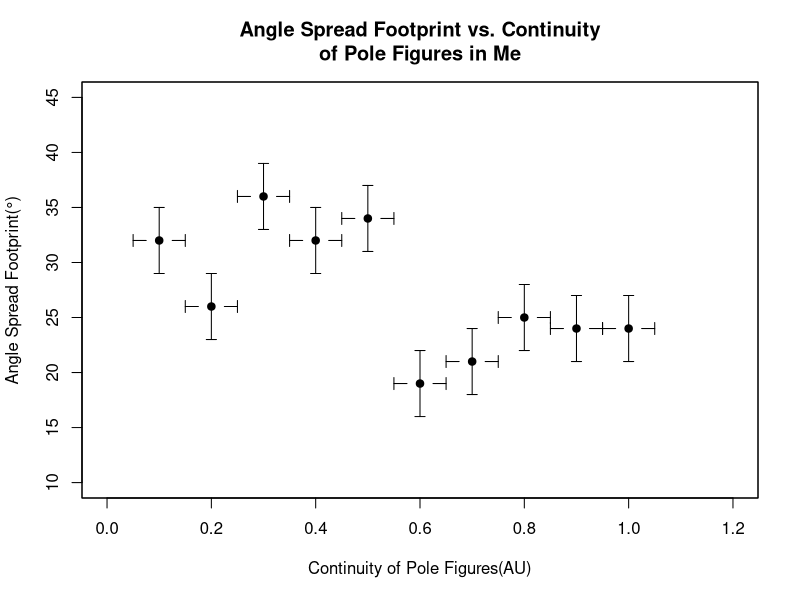
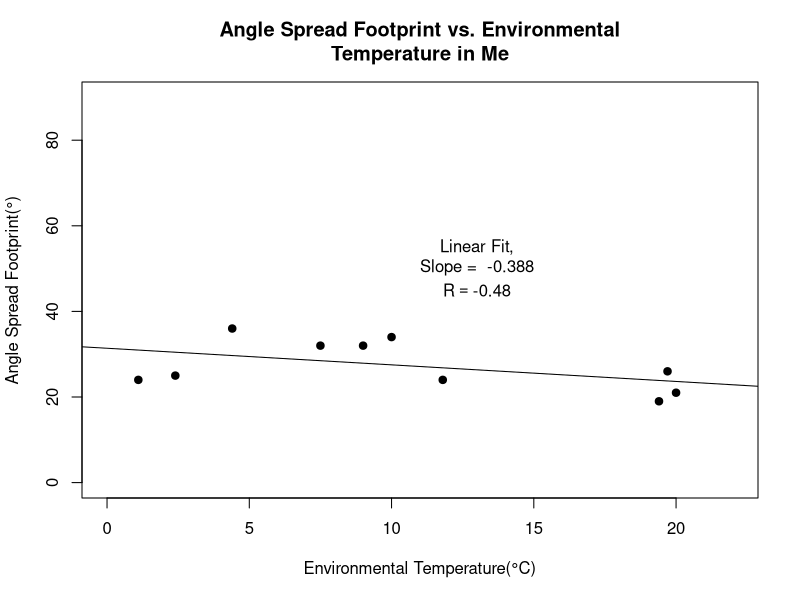
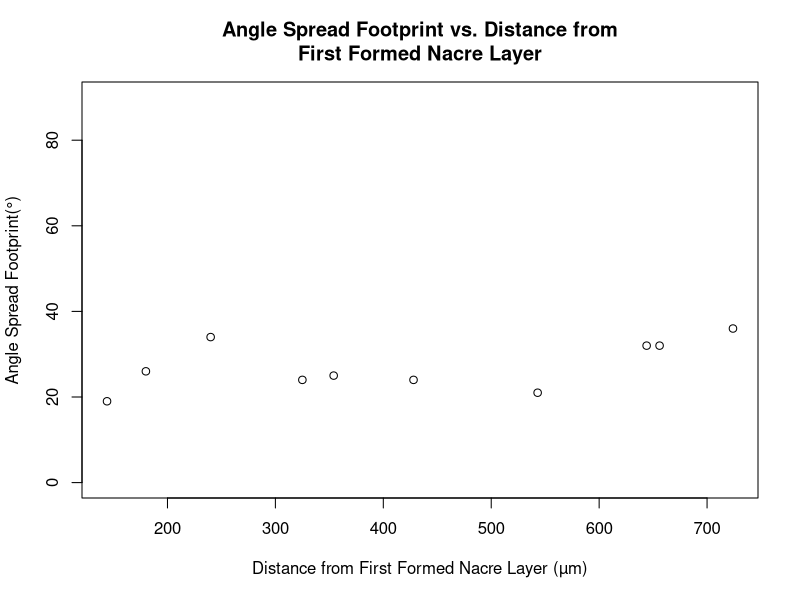
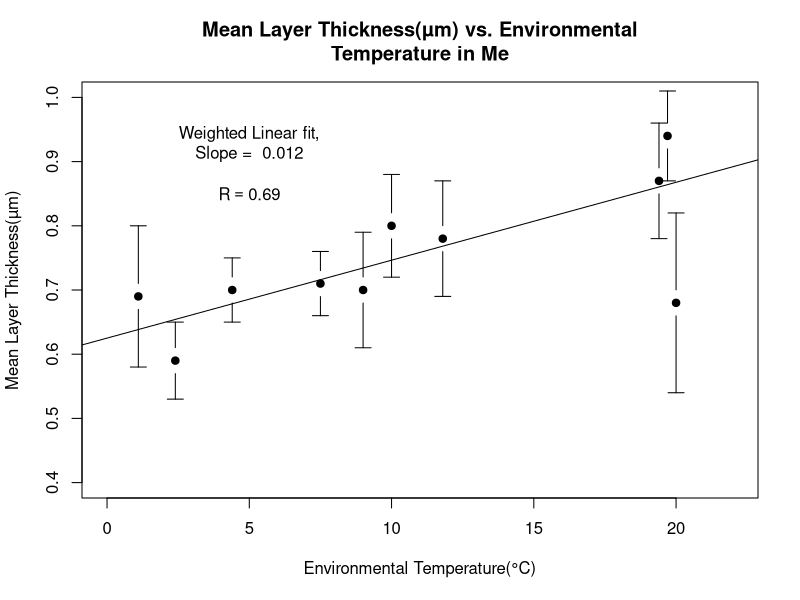

Generate these figures, in order, with R:
#Code to import, organize, and explore the SEM-EBSD data obtained for Mytilus edulis (Me5-1)
#2014-02-07
#C.B. Salling

#Set and check current working directory, list current files
setwd("//Users//cbscientist//Desktop//shell_paleothermometer//Mc5-1 Angle//7-Analysis//R")
library(gplots)
library(Hmisc)

#Import angle spread data
angle_spread <- as.data.frame(read.table("angleSpread.csv",header=TRUE,sep=","))

#Import layer thickness data
lay_th_mic <- as.data.frame(read.table("Me5-1_layerThickness.csv",header=TRUE,sep=","))

#Subset data and calculate mean layer thicknesses for each time point
#----------------------------------------------------------------------------------
tp1_lt  <- subset(lay_th_mic,lay_th_mic$tp == 1)
tp3_lt  <- subset(lay_th_mic,lay_th_mic$tp == 3)
tp4_lt  <- subset(lay_th_mic,lay_th_mic$tp == 4)
tp5_lt  <- subset(lay_th_mic,lay_th_mic$tp == 5)
tp6_lt  <- subset(lay_th_mic,lay_th_mic$tp == 6)
tp7_lt  <- subset(lay_th_mic,lay_th_mic$tp == 7)
tp8_lt  <- subset(lay_th_mic,lay_th_mic$tp == 8)
tp9_lt  <- subset(lay_th_mic,lay_th_mic$tp == 9)
tp10_lt <- subset(lay_th_mic,lay_th_mic$tp ==10)
tp11_lt <- subset(lay_th_mic,lay_th_mic$tp ==11)

tp1_meanlt  <-  mean(tp1_lt$layer_thick_mic)
tp3_meanlt  <-  mean(tp3_lt$layer_thick_mic)
tp4_meanlt  <-  mean(tp4_lt$layer_thick_mic)
tp5_meanlt  <-  mean(tp5_lt$layer_thick_mic)
tp6_meanlt  <-  mean(tp6_lt$layer_thick_mic)
tp7_meanlt  <-  mean(tp7_lt$layer_thick_mic)
tp8_meanlt  <-  mean(tp8_lt$layer_thick_mic)
tp9_meanlt  <-  mean(tp9_lt$layer_thick_mic)
tp10_meanlt <- mean(tp10_lt$layer_thick_mic)
tp11_meanlt <- mean(tp11_lt$layer_thick_mic)

tp1_sdlt  <-  sd(tp1_lt$layer_thick_mic)
tp3_sdlt  <-  sd(tp3_lt$layer_thick_mic)
tp4_sdlt  <-  sd(tp4_lt$layer_thick_mic)
tp5_sdlt  <-  sd(tp5_lt$layer_thick_mic)
tp6_sdlt  <-  sd(tp6_lt$layer_thick_mic)
tp7_sdlt  <-  sd(tp7_lt$layer_thick_mic)
tp8_sdlt  <-  sd(tp8_lt$layer_thick_mic)
tp9_sdlt  <-  sd(tp9_lt$layer_thick_mic)
tp10_sdlt <- sd(tp10_lt$layer_thick_mic)
tp11_sdlt <- sd(tp11_lt$layer_thick_mic)

mean_lts <- c(tp1_meanlt,tp3_meanlt,tp4_meanlt,tp5_meanlt,tp6_meanlt,
           tp7_meanlt,tp8_meanlt,tp9_meanlt,tp10_meanlt,tp11_meanlt)
sd_lts <- c(tp1_sdlt,tp3_sdlt,tp4_sdlt,tp5_sdlt,tp6_sdlt,tp7_sdlt,
            tp8_sdlt,tp9_sdlt,tp10_sdlt,tp11_sdlt)
weights_lts <- 1/sd_lts  # create weights using the inverse standard deviation

#----------------------------------------------------------------------------------

#Continuity - established visually (see powerpoint _bycontinuity)
cont <- c(0.6,0.2,0.5,0.9,0.8,1,0.7,0.4,0.1,0.3)

#Merge layer thickness and angle spread data and subset resulting data frame
angle_spread <- data.frame(angle_spread,lt_mic=mean_lts)
angle_spread <- data.frame(angle_spread,conty=cont)
angle_spread <- data.frame(angle_spread,lt_mic_sd=sd_lts)
angle_spread$lt_mic <- round(angle_spread$lt_mic,2)
angle_spread$lt_mic_sd <- round(angle_spread$lt_mic_sd,2)
low_temp <- subset(angle_spread,angle_spread$temp_cel>4)

plotCI(angle_spread$conty,angle_spread$angle_deg,
       uiw=.05,liw=.05,
       err="x",
       ylim=c(10,45),xlim=c(0,1.2),
       xlab="Continuity of Pole Figures(AU)",
       ylab="Angle Spread Footprint(°)",
       main="Angle Spread Footprint vs. Continuity\nof Pole Figures in Me",
       pch=19)
par(new=TRUE)
errbar(angle_spread$conty,angle_spread$angle_deg,
       angle_spread$angle_deg+3,angle_spread$angle_deg-3,
       ylim=c(10,45),xlim=c(0,1.2),
       yaxt='n',
       xaxt='n',
       xlab='',
       ylab='',
       pch='.')
#plot(angle_spread$conty,angle_spread$lt_mic)
#plot(angle_spread$conty,angle_spread$temp_cel)


#Create linear fit of high temp angle spread data and isolate R^2 value
lm.ang <- lm(angle_spread$angle_deg ~ angle_spread$temp_cel)
rs.ang <- summary(lm.ang)$r.squared
slope.ang <- summary(lm.ang)$coefficients[2, 1]
summary(lm.ang)
slope.angtext <- as.character(round(slope.ang,3))
corco.ang <- cor(angle_spread$angle_deg,angle_spread$temp_cel) # Isolates Pearson product correlation
#plot(lm.ang) #Checks fitting results

#Plot angle spread vs. environmental temperature along with high-temp data fit
plot(angle_spread$angle_deg~angle_spread$temp_cel,
     main="Angle Spread Footprint vs. Environmental\nTemperature in Me",
     ylim=c(0,90),xlim=c(0,22),
     xlab="Environmental Temperature(°C)",
     ylab="Angle Spread Footprint(°)",
     pch=19)
abline(lm.ang)
text(13,45, bquote(R == .(round(corco.ang, 2))))
text(13,53,paste("Linear Fit,\nSlope = ",slope.angtext))
#write.table(angle_spread,file="Me5_1_angleSpread.csv",append=FALSE,quote=FALSE,sep=",",
#            eol="\n",na="NA",dec=".",row.names=FALSE)

# plotCI(angle_spread$temp_cel,angle_spread$angle_deg,
#        uiw=1.5,liw=1.5,
#        err="x",
#        ylim=c(0,90),xlim=c(0,22),
#        xlab="Environmental Temperature(°C)",
#        ylab="Angle Spread Footprint(°)",
#        main="Angle Spread Footprint vs. Environmental\nTemperature in Me",
#        pch=19)
# par(new=TRUE)
# errbar(angle_spread$temp_cel,angle_spread$angle_deg,
#        angle_spread$angle_deg+3,angle_spread$angle_deg-3,
#        ylim=c(0,90),xlim=c(0,22),
#        yaxt='n',
#        xaxt='n',
#        xlab='',
#        ylab='',
#        pch='.')
# abline(lm.ang)
# text(13,45, bquote(R^2 == .(round(rs.ang, 2))))
# text(13,53,paste("Linear Fit,\nSlope = ",slope.angtext))

#There exists no clear correlation between distance from first formed nacre layer
#and angle spread footprint, even after removing the low temperature data
plot(angle_spread$dist1st_mic,angle_spread$angle_deg,
     ylim=c(0,90),
     xlab="Distance from First Formed Nacre Layer (µm)",
     ylab="Angle Spread Footprint(°)",
     main="Angle Spread Footprint vs. Distance from\nFirst Formed Nacre Layer")
lm.dist1 <- lm(angle_spread$angle_deg ~ angle_spread$dist1st_mic)
lm.dist2 <- lm(low_temp$angle_deg ~ low_temp$dist1st_mic)
r2dist1 <- summary(lm.dist1)$r.squared
r2dist2 <- summary(lm.dist2)$r.squared

#Create linear fit of layer thickness data vs. environmental temperature and isolate R^2 value
#Poor R^2 value at 0.46
lm.lt <- lm(angle_spread$lt_mic ~ angle_spread$temp_cel,weights=weights_lts)
rs.lt <- summary(lm.lt)$r.squared
slope.lt <- summary(lm.lt)$coefficients[2, 1]
slope.text <- as.character(round(slope.lt,3))
corco.lt <- cor(angle_spread$lt_mic,angle_spread$temp_cel)
#plot(lm.lt) #Checks fitting results
no_out <- subset(angle_spread,angle_spread$TP !=8)
lm.lt2 <- lm(no_out$lt_mic ~ no_out$temp_cel)
rs.lt2 <- summary(lm.lt2)$r.squared

#Plot layer thickness vs. environmental temperature
#plotCI(angle_spread$temp_cel,angle_spread$lt_mic,
#       uiw=1.5,liw=1.5,
#       err="x",
#       ylim=c(0.4,1),xlim=c(0,22),
#       xlab="Environmental Temperature(°C)",
#       ylab="Mean Layer Thickness(µm)",
#       pch=19)
#par(new=TRUE)
plotCI(angle_spread$temp_cel,angle_spread$lt_mic,
       uiw=angle_spread$lt_mic_sd,liw=angle_spread$lt_mic_sd,
       err="y",
       ylim=c(0.4,1),xlim=c(0,22),
       xlab="Environmental Temperature(°C)",
       ylab="Mean Layer Thickness(µm)",
       pch=19)
abline(lm.lt)
title(main="Mean Layer Thickness(µm) vs. Environmental\nTemperature in Me")
text(5,.85, bquote(R == .(round(corco.lt, 2))))
text(5,.93,paste("Weighted Linear fit,\nSlope = ",slope.text))

write.table(angle_spread,file="Me5-1_plottedData.csv",append=FALSE,quote=FALSE,sep=",",
            eol="\n",na="NA",dec=".",row.names=FALSE)
